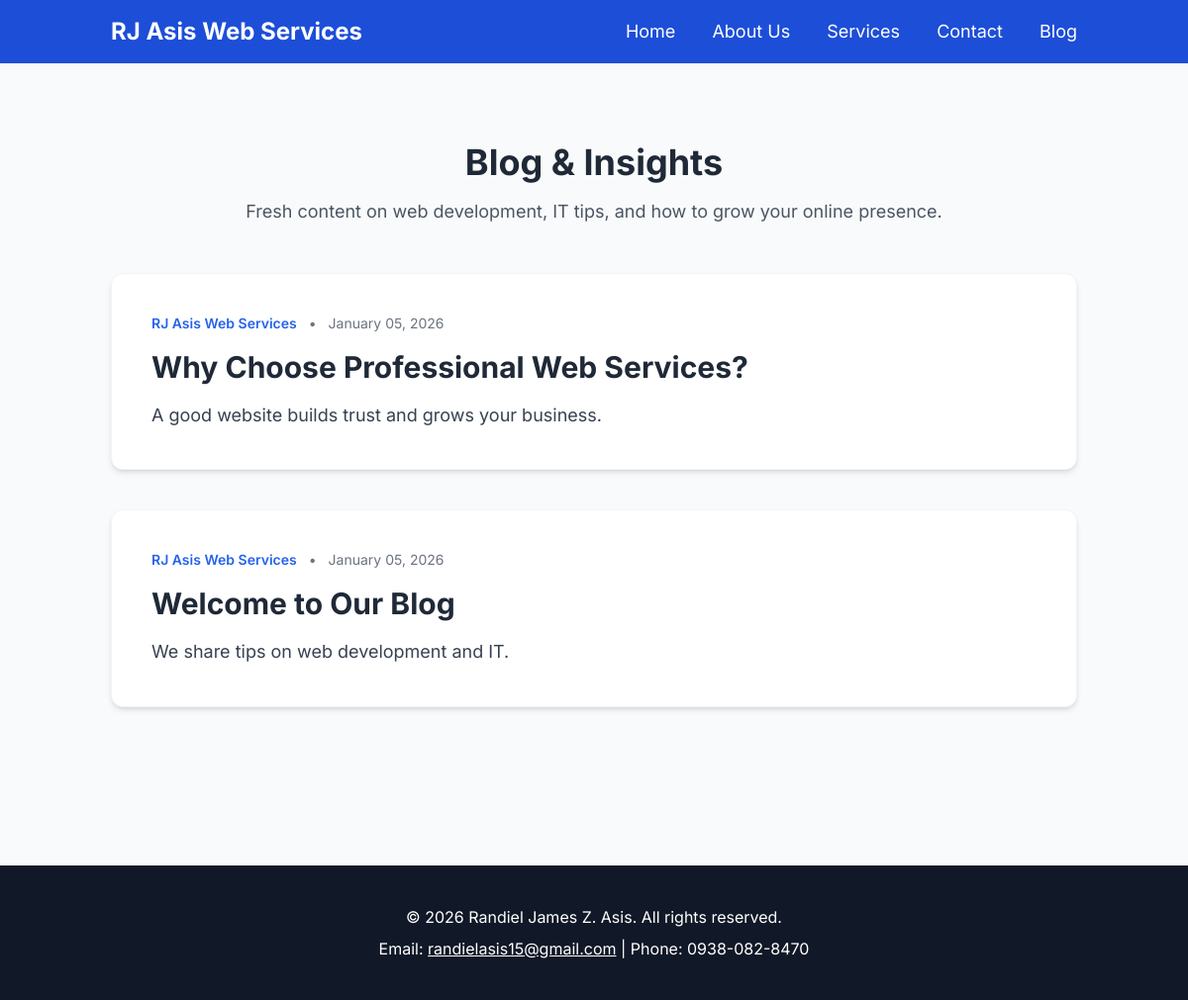
Page /blog on the committed database.
### tables this page shows
CREATE TABLE posts
                 (id INTEGER PRIMARY KEY AUTOINCREMENT,
                  title TEXT NOT NULL,
                  content TEXT NOT NULL,
                  date TEXT NOT NULL,
                  image_url TEXT);

### app.py (the view)
@app.route('/blog')
def blog():
    conn = sqlite3.connect('blog.db')
    c = conn.cursor()
    c.execute("SELECT id, title, content, date, image_url FROM posts ORDER BY id DESC")
    posts = c.fetchall()
    conn.close()
    return render_template('blog.html', posts=posts)

### templates/blog.html (shortened to what this page needs)
{% extends 'base.html' %}
{% block content %}
<section class="py-20 bg-gray-50">
    <div class="container mx-auto px-6 max-w-5xl">
        <h2 class="text-4xl font-bold text-center mb-4 text-gray-800">Blog & Insights</h2>
        <p class="text-center text-lg mb-12 text-gray-600 max-w-3xl mx-auto">
            Fresh content on web development, IT tips, and how to grow your online presence.
        </p>
        {% if posts|length == 0 %}
            <div class="text-center py-16">
                <p class="text-gray-500 text-lg">No blog posts yet. Check back soon!</p>
            </div>
        {% else %}
            <div class="space-y-10">
                {% for post in posts %}
                <article class="bg-white rounded-xl shadow-md hover:shadow-xl transition-all duration-300 overflow-hidden flex flex-col md:flex-row border border-gray-100">
                    <div class="p-8 md:p-10 flex-1 flex flex-col justify-center order-2 md:order-1">
                        <div class="flex items-center text-sm text-gray-500 mb-4">
                            <span class="font-semibold text-blue-600">RJ Asis Web Services</span>
                            <span class="mx-3">•</span>
                            <span>{{ post[3] }}</span>
                        </div>
                        <h3 class="text-2xl md:text-3xl font-bold text-gray-800 mb-4 leading-tight hover:text-blue-600 transition">
                            {{ post[1] }}
                        </h3>
                        <p class="text-gray-700 leading-relaxed text-lg">
                            {{ post[2] }}
                        </p>
                    </div>
                </article>
                {% endfor %}
            </div>
        {% endif %}
    </div>
</section>
{% endblock %}

### templates/base.html (style rules this page uses)
body { font-family: 'Inter', sans-serif; }

### rows in the picture
posts: date "January 05, 2026", title "Why Choose Professional Web Services?", content "A good website builds trust and grows your business."
posts: date "January 05, 2026", title "Welcome to Our Blog", content "We share tips on web development and IT."
